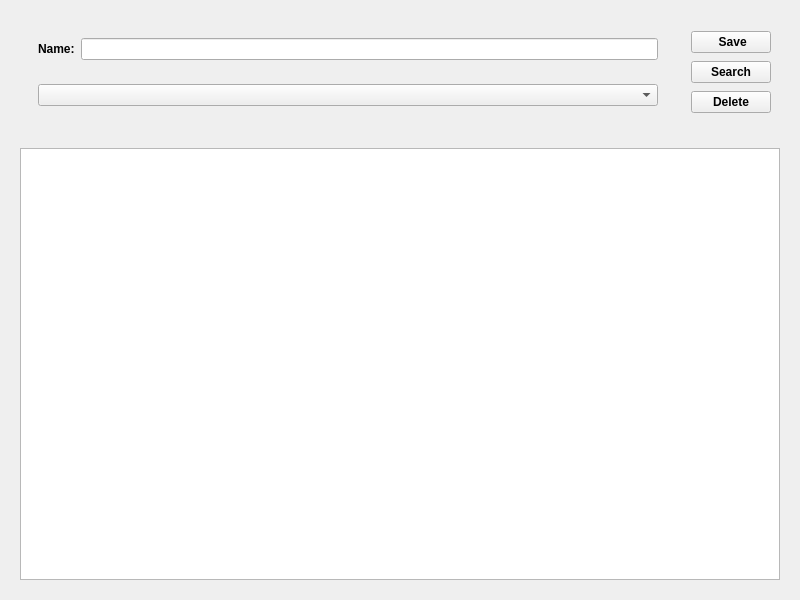
<?xml version="1.0" encoding="UTF-8"?>
<ui version="4.0">
 <class>emp</class>
 <widget class="QWidget" name="emp">
  <property name="geometry">
   <rect>
    <x>0</x>
    <y>0</y>
    <width>800</width>
    <height>600</height>
   </rect>
  </property>
  <property name="minimumSize">
   <size>
    <width>800</width>
    <height>600</height>
   </size>
  </property>
  <property name="maximumSize">
   <size>
    <width>800</width>
    <height>600</height>
   </size>
  </property>
  <property name="windowTitle">
   <string>Form</string>
  </property>
  <layout class="QVBoxLayout" name="verticalLayout">
   <item>
    <widget class="QWidget" name="widget" native="true">
     <property name="maximumSize">
      <size>
       <width>16777215</width>
       <height>200</height>
      </size>
     </property>
     <layout class="QHBoxLayout" name="horizontalLayout">
      <item>
       <widget class="QWidget" name="widget_3" native="true">
        <layout class="QVBoxLayout" name="verticalLayout_2">
         <item>
          <widget class="QWidget" name="widget_5" native="true">
           <layout class="QHBoxLayout" name="horizontalLayout_2">
            <item>
             <widget class="QLabel" name="label">
              <property name="font">
               <font>
                <bold>true</bold>
               </font>
              </property>
              <property name="text">
               <string>Name:</string>
              </property>
             </widget>
            </item>
            <item>
             <widget class="QLineEdit" name="name"/>
            </item>
           </layout>
          </widget>
         </item>
         <item>
          <widget class="QWidget" name="widget_6" native="true">
           <layout class="QGridLayout" name="gridLayout">
            <item row="0" column="0">
             <widget class="QComboBox" name="type">
              <property name="currentText">
               <string/>
              </property>
              <property name="placeholderText">
               <string>Select Employee type</string>
              </property>
              <item>
               <property name="text">
                <string>Sales</string>
               </property>
              </item>
              <item>
               <property name="text">
                <string>Captain</string>
               </property>
              </item>
             </widget>
            </item>
           </layout>
          </widget>
         </item>
        </layout>
       </widget>
      </item>
      <item>
       <widget class="QWidget" name="widget_4" native="true">
        <layout class="QVBoxLayout" name="verticalLayout_3">
         <item>
          <widget class="QPushButton" name="save">
           <property name="font">
            <font>
             <bold>true</bold>
            </font>
           </property>
           <property name="text">
            <string>  Save </string>
           </property>
           <property name="icon">
            <iconset>
             <normaloff>:/login/diskette(1).png</normaloff>:/login/diskette(1).png</iconset>
           </property>
          </widget>
         </item>
         <item>
          <widget class="QPushButton" name="search">
           <property name="font">
            <font>
             <bold>true</bold>
            </font>
           </property>
           <property name="text">
            <string>Search</string>
           </property>
           <property name="icon">
            <iconset>
             <normaloff>:/login/interface.png</normaloff>:/login/interface.png</iconset>
           </property>
          </widget>
         </item>
         <item>
          <widget class="QPushButton" name="delete_2">
           <property name="font">
            <font>
             <bold>true</bold>
            </font>
           </property>
           <property name="text">
            <string>Delete</string>
           </property>
           <property name="icon">
            <iconset>
             <normaloff>:/login/delete.png</normaloff>:/login/delete.png</iconset>
           </property>
          </widget>
         </item>
        </layout>
       </widget>
      </item>
     </layout>
    </widget>
   </item>
   <item>
    <widget class="QWidget" name="widget_2" native="true">
     <layout class="QHBoxLayout" name="horizontalLayout_3">
      <item>
       <widget class="QTableWidget" name="embtable"/>
      </item>
     </layout>
    </widget>
   </item>
  </layout>
 </widget>
 <resources/>
 <connections/>
</ui>
